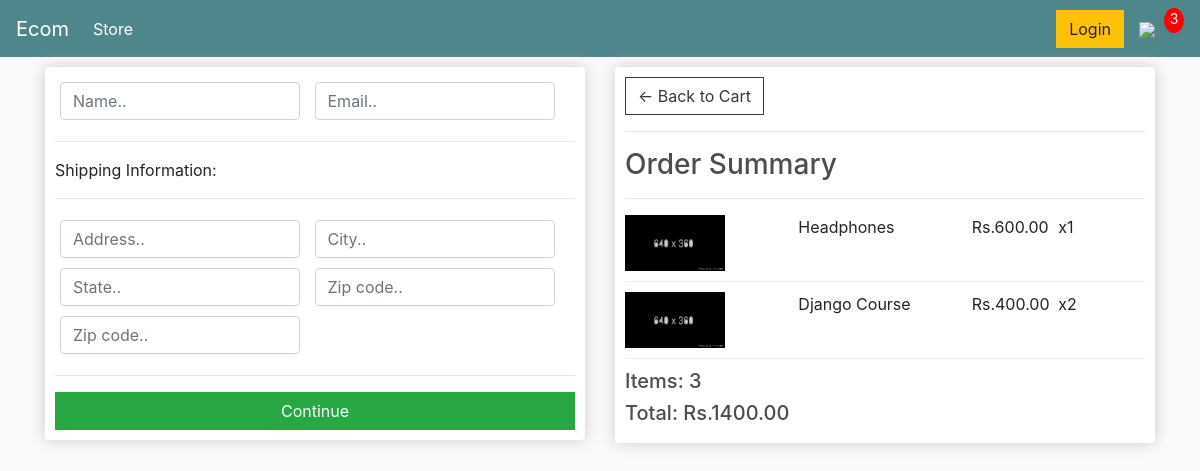
/checkout/ (signed in), run on an earlier commit of the app's database.
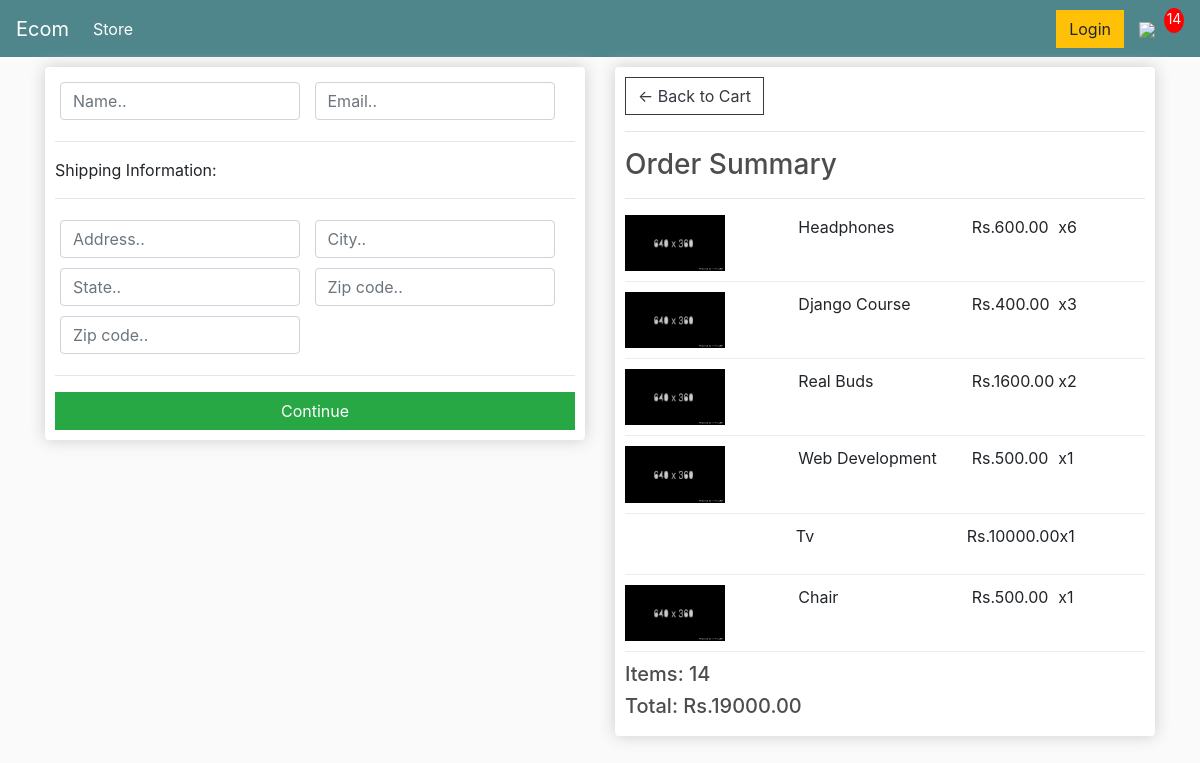
And on a later commit of the database.
### ank/models.py (models this page shows, shortened)
class OrderItem(models.Model):
	product =models.ForeignKey(Product, on_delete=models.SET_NULL,blank=True,null=True )
	order=models.ForeignKey(Order, on_delete=models.SET_NULL,blank=True,null=True )
	quantity =models.IntegerField(default=0,null=True,blank=True)
	date_added = models.DateTimeField(auto_now_add=True)
	@property
	def get_total(self):
		total=self.product.price * self.quantity
		return total

class Product(models.Model):
	name=models.CharField(max_length=200,null=True)
	price=models.FloatField()
	digital= models.BooleanField(default=False , null=True , blank=False)
	image=models.ImageField(null=True,blank=True)
	@property
	def imageURL(self):
		try:
			url=self.image.url
		except:
			url=''
		return url

class Order(models.Model):
	customer=models.ForeignKey(Customer, on_delete=models.SET_NULL,blank=True,null=True )
	date_ordered= models.DateTimeField(auto_now_add=True)
	complete=models.BooleanField(default=False,null=True,blank=False)
	transaction_id =models.CharField(max_length=200,null=True)
	@property
	def get_cart_total(self):
		orderitems=self.orderitem_set.all()
		total= sum([item.get_total for item in orderitems])
		return total
	@property
	def get_cart_items(self):
		orderitems=self.orderitem_set.all()
		total= sum([item.quantity for item in orderitems])
		return total

### ank/views.py (the view)
# urls.py: path('checkout/',views.checkout,name="checkout"),
def checkout(request):
    if request.user.is_authenticated:
        customer = request.user.customer
        order, created = Order.objects.get_or_create(customer=customer, complete=False)
        items = order.orderitem_set.all()
        cartItems = order.get_cart_items
    else:
        items = []
        order = {'get_cart_total':0, 'get_cart_items':0, 'shipping':False}
        cartItems = order['get_cart_items']
    context = {'items':items, 'order':order, 'cartItems':cartItems}
    return render(request, 'ank/checkout.html', context)

### ank/templates/ank/checkout.html (shortened to what this page needs)
{% extends 'ank/main.html' %}
{% load static %}
{% block content %}
     <div class="row">
		<div class="col-lg-6">
			<div class="box-element" id="form-wrapper">
				<form id="form">
					<div id="user-info">
						<div class="form-field">
							<input required class="form-control" type="text" name="name" placeholder="Name..">
						</div>
						<div class="form-field">
							<input required class="form-control" type="email" name="email" placeholder="Email..">
						</div>
					</div>
					<div id="shipping-info">
						<hr>
						<p>Shipping Information:</p>
						<hr>
						<div class="form-field">
							<input class="form-control" type="text" name="address" placeholder="Address..">
						</div>
						<div class="form-field">
							<input class="form-control" type="text" name="city" placeholder="City..">
						</div>
						<div class="form-field">
							<input class="form-control" type="text" name="state" placeholder="State..">
						</div>
						<div class="form-field">
							<input class="form-control" type="text" name="zipcode" placeholder="Zip code..">
						</div>
						<div class="form-field">
							<input class="form-control" type="text" name="country" placeholder="Zip code..">
						</div>
					</div>
					<hr>
					<input id="form-button" class="btn btn-success btn-block" type="submit" value="Continue">
				</form>
			</div>
			<br>
		</div>
		<div class="col-lg-6">
			<div class="box-element">
				<a  class="btn btn-outline-dark" href="{% url 'cart' %}">&#x2190; Back to Cart</a>
				<hr>
				<h3>Order Summary</h3>
				<hr>
				{% for item in items %}
				<div class="cart-row">
					<div style="flex:2"><img class="row-image" src="{{item.product.imageURL}}"></div>
					<div style="flex:2"><p>{{item.product.name}}</p></div>
					<div style="flex:1"><p>Rs.{{item.product.price|floatformat:2}}</p></div>
					<div style="flex:1"><p>x{{item.quantity}}</p></div>
				</div>
				{% endfor %}
				<h5>Items:   {{order.get_cart_items}}</h5>
				<h5>Total:   Rs.{{order.get_cart_total|floatformat:2}}</h5>
			</div>
		</div>
	</div>
{% endblock content %}

What changed in the data, as far as the page shows it:
changed OrderItem "Headphones": quantity "1" → "6"
changed OrderItem "Django Course": quantity "2" → "3"
added OrderItem: product.imageURL (picture), product.name "Real Buds", product.price "1600.00", quantity "2"
added OrderItem: product.imageURL (picture), product.name "Web Development", product.price "500.00", quantity "1"
added OrderItem: product.name "Tv", product.price "10000.00", quantity "1"
added OrderItem: product.imageURL (picture), product.name "Chair", product.price "500.00", quantity "1"
changed through a linked row, Order: get_cart_items "3" → "14"; get_cart_total "1400.00" → "19000.00"
Also different on the page:
{{ cartItems }}: "3" → "14"
